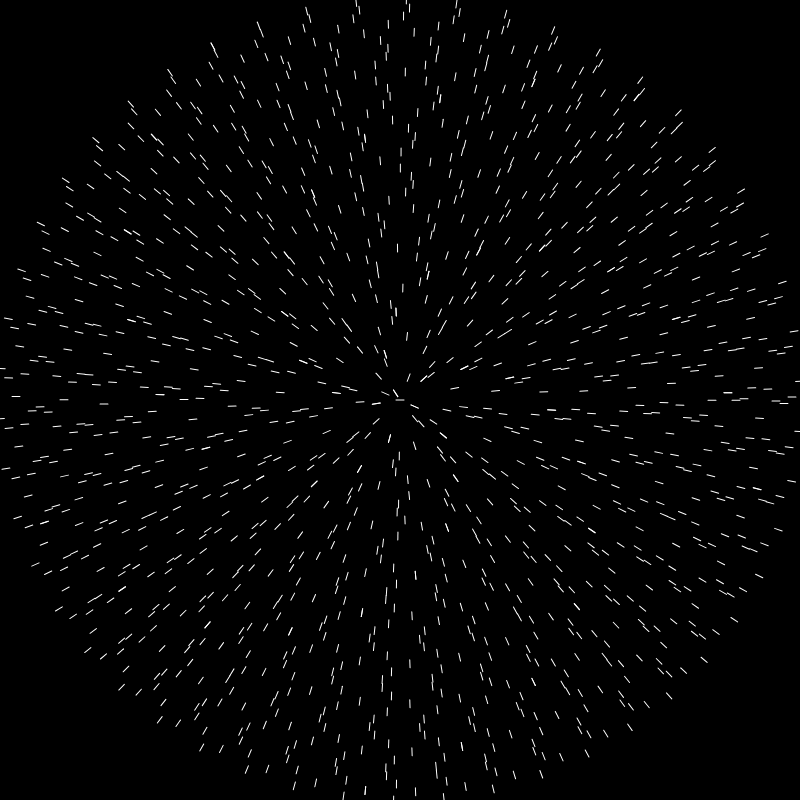
Frame 1 (no input)
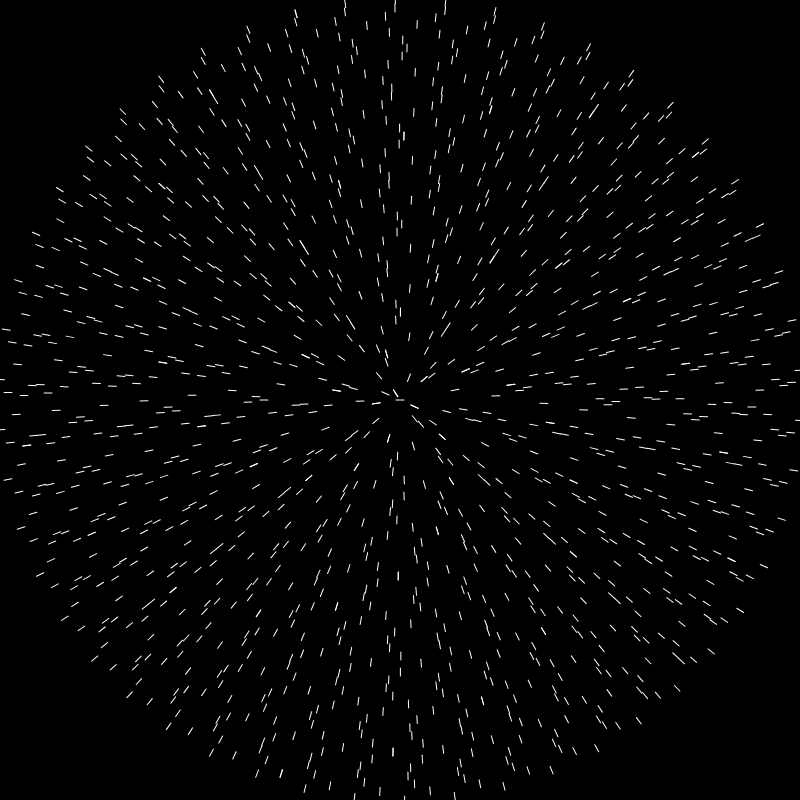
Frame 60 (no input)
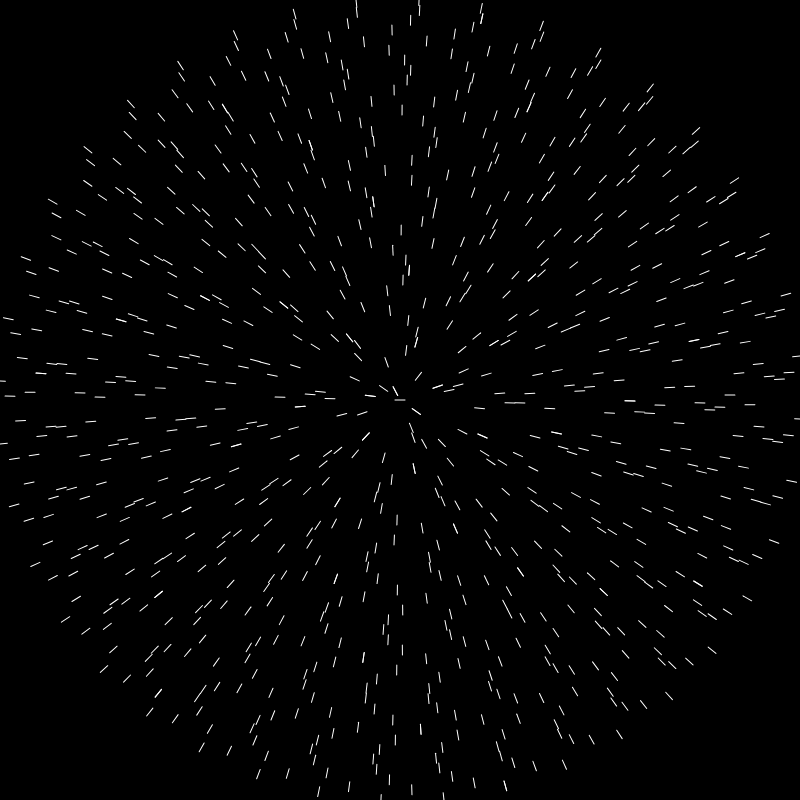
Frame 120 (the mouse pressed at the canvas centre since frame 60)

The p5.js sketch that drew these frames (run headless with seeded random() and noise() and a simulated clock; from frame 60 on, the mouse is pressed at the canvas centre):

// p5.js sketch
// ── sketch.js
function setup() {
	createCanvas(800,800);
}

var input = 0;
var scl = 10;

function draw() {
  background(0);
	input += pmouseX - mouseX;
	scl = map(mouseY, 0, height, 8, 12);
  translate(width/2, height/2);
  stroke(255);
  fill(255);
  strokeWeight(1);
  recursiveMain(0);
}

function recursiveMain(i) {
  var r = i * scl;
  if (r > min(height,width)/2) {
    return;
  }
  recursiveRing(0, i, r);
  recursiveMain(++i);
}

function recursiveRing(i, j, r) {
  if (i>j) {
    return;
  }
  var n = map(i, 0, j, 0, TWO_PI);
  n+= j*10*cos(radians((input+frameCount)/35));
  n = n%TWO_PI;
  var x = r*sin(n);
  var y = r*cos(n);
	push();
	translate(x,y);
	rotate(-n+HALF_PI);
	line(-scl/2, 0, scl/2, 0);
	pop();
  recursiveRing(++i, j, r);
}

// ── post.html
<!DOCTYPE html>
<html>
<head>
<title>Linecloud</title>
<link rel="shortcut icon" type="image/png" href="https://krabcode.github.io/favicon.png"/>
<link rel="stylesheet" href="../../styles/sketch.css">
<script src="../../lib/p5.js"></script>
<script src="sketch.js"></script>
</head>
<body>
</body>
<header class="noselect">
<p><a href="https://krabcode.github.io/index.html"> <<< </a></p>
mouse over it</br>
up and down scales</br>
left and right rotates</br>
</header>
</html>
